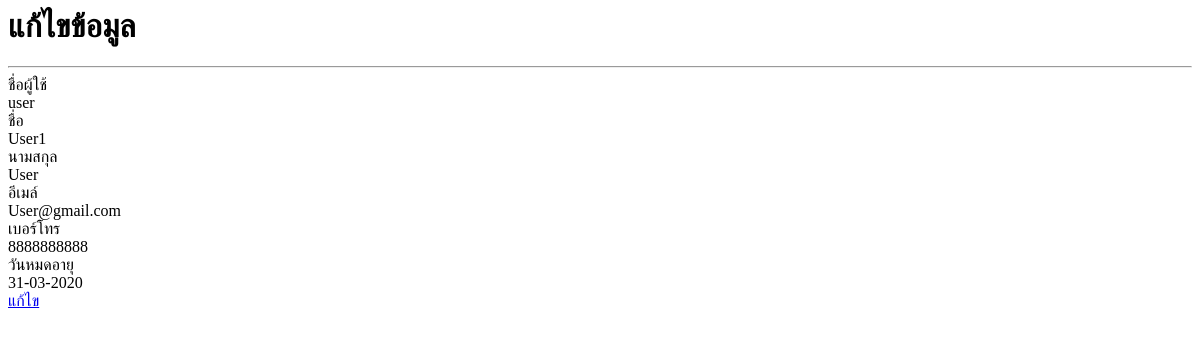
/editprofile_show.php?user_id=47, run on an earlier commit of the app's database.
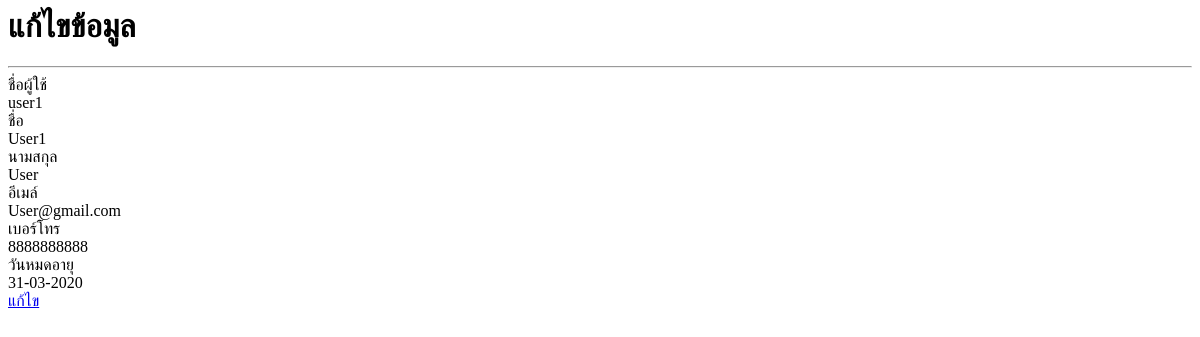
And on a later commit of the database.
### tables this page shows
CREATE TABLE `user` (
  `ID` int(5) NOT NULL,
  `Username` varchar(50) NOT NULL,
  `Password` varchar(200) NOT NULL,
  `Firstname` varchar(100) NOT NULL,
  `Lastname` varchar(100) NOT NULL,
  `email` varchar(100) NOT NULL,
  `phone` text NOT NULL,
  `Userlevel` varchar(1) NOT NULL,
  `user_date` date NOT NULL,
  `session_id` varchar(50) NOT NULL,
  `Status` varchar(1) NOT NULL
);

### editprofile_show.php (the view, shortened to what this page needs)
<?php
$user_id = $_GET['user_id'];
$check = "SELECT * FROM user WHERE id = '$user_id' ";
$result = mysqli_query($con,$check) or die(mysqli_error());
$num = mysqli_fetch_assoc($result);
?>
<body>
  <div class="col-md-9">
   <div class="py-2">
    <div class="container">
      <div class="row">
        <div class="col-md-12">
          <h1 class="text-center"><b>แก้ไขข้อมูล</b></h1>
          <hr>
        </div>
      </div>
    </div>
  </div>
  <div class="py-1">
    <div class="container w-46">
      <div class="row">
        <div class="text-left col-md-12" style="">
          <form class="" id="c_form-h" action="editprofile_db.php" method="post" >
            <div class="form-group row">
              <label class="col-2">ชื่อผู้ใช้</label>
              <div class="col-10">
                <div class="input-group">
                  <?php echo($num['Username'])?></div>
                </div>
              </div>
              <div class="form-group row"><label class="col-2">ชื่อ</label>
                <div class="col-10">
                  <div class="input-group">
                    <?php echo($num['Firstname'])?></div>
                  </div>
                </div>
                <div class="form-group row"><label class="col-2">นามสกุล</label>
                  <div class="col-10">
                    <div class="input-group">
                      <?php echo($num['Lastname'])?></div>
                    </div>
                  </div>
                  <div class="form-group row"> <label for="inputmailh" class="col-2 col-form-label">อีเมล์</label>
                    <div class="col-10">
                      <?php echo($num['email'])?> </div>
                    </div>
                    <div class="form-group row">
                      <label class="col-2">เบอร์โทร<br></label>
                      <div class="col-10">
                        <div class="input-group">
                          <?php echo($num['phone'])?></div>
                        </div>
                      </div>
                       <div class="form-group row">
                      <label class="col-2">วันหมดอายุ<br></label>
                      <div class="col-10">
                        <div class="input-group">
                          <?php $da = date('d-m-Y',strtotime($num['user_date'])); ?>
                          <?php echo $da; ?>
                          </div>
                        </div>
                      </div>
                      <div class="py-3">
                        <div class="container">
                          <div class="row">
                            <div class="col-md-12 text-center">
                              <a class="btn btn-warning text-light mx-1" href="editprofile.php?eu&user_id=<?php echo $_SESSION["UserID"]; ?>">แก้ไข</a>
                            </div>
                          </div>
                        </div>
                      </div>
                    </form>
                  </div>
                </div>
              </div>
            </div>
          </div>

What changed in the data, as far as the page shows it:
changed user "User1": Username "user" → "user1"
